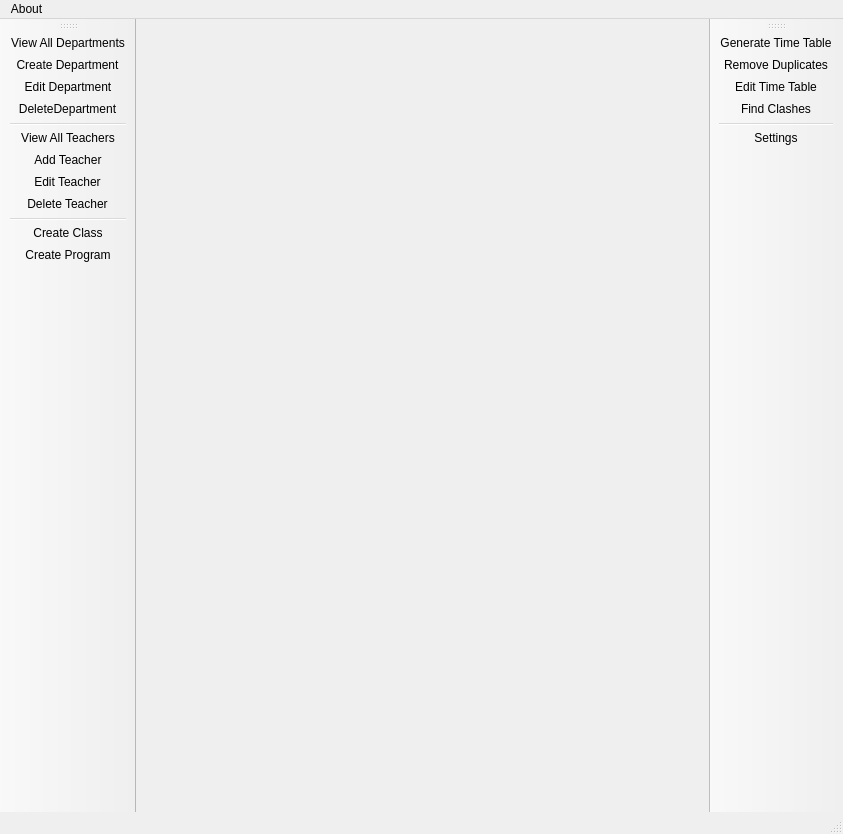
<?xml version="1.0" encoding="UTF-8"?>
<ui version="4.0">
 <class>mainMenu</class>
 <widget class="QMainWindow" name="mainMenu">
  <property name="geometry">
   <rect>
    <x>0</x>
    <y>0</y>
    <width>843</width>
    <height>834</height>
   </rect>
  </property>
  <property name="windowTitle">
   <string>Smart Time Scheduler</string>
  </property>
  <widget class="QWidget" name="centralwidget"/>
  <widget class="QMenuBar" name="menubar">
   <property name="geometry">
    <rect>
     <x>0</x>
     <y>0</y>
     <width>843</width>
     <height>21</height>
    </rect>
   </property>
   <widget class="QMenu" name="menuAbout">
    <property name="title">
     <string>About</string>
    </property>
   </widget>
   <addaction name="menuAbout"/>
  </widget>
  <widget class="QStatusBar" name="statusbar"/>
  <widget class="QToolBar" name="timeToolBar">
   <property name="enabled">
    <bool>true</bool>
   </property>
   <property name="windowTitle">
    <string>toolBar</string>
   </property>
   <property name="movable">
    <bool>true</bool>
   </property>
   <property name="orientation">
    <enum>Qt::Vertical</enum>
   </property>
   <property name="iconSize">
    <size>
     <width>60</width>
     <height>60</height>
    </size>
   </property>
   <property name="toolButtonStyle">
    <enum>Qt::ToolButtonIconOnly</enum>
   </property>
   <attribute name="toolBarArea">
    <enum>RightToolBarArea</enum>
   </attribute>
   <attribute name="toolBarBreak">
    <bool>false</bool>
   </attribute>
   <addaction name="actionGenerateTimeTable"/>
   <addaction name="actionRemoveDuplicates"/>
   <addaction name="actionEditTimeTable"/>
   <addaction name="actionFindClashes"/>
   <addaction name="separator"/>
   <addaction name="actionSettings"/>
  </widget>
  <widget class="QToolBar" name="departmentToolBar">
   <property name="windowTitle">
    <string>toolBar</string>
   </property>
   <property name="movable">
    <bool>true</bool>
   </property>
   <property name="iconSize">
    <size>
     <width>70</width>
     <height>70</height>
    </size>
   </property>
   <property name="toolButtonStyle">
    <enum>Qt::ToolButtonIconOnly</enum>
   </property>
   <attribute name="toolBarArea">
    <enum>LeftToolBarArea</enum>
   </attribute>
   <attribute name="toolBarBreak">
    <bool>false</bool>
   </attribute>
   <addaction name="actionViewAllDepartments"/>
   <addaction name="actionCreateDepartment"/>
   <addaction name="actionEditDepartment"/>
   <addaction name="actionDeleteDepartment"/>
   <addaction name="separator"/>
   <addaction name="actionViewAllTeachers"/>
   <addaction name="actionAddTeacher"/>
   <addaction name="actionEditTeacher"/>
   <addaction name="actionDeleteTeacher"/>
   <addaction name="separator"/>
   <addaction name="actionCreateClass"/>
   <addaction name="actionCreateProgram"/>
  </widget>
  <action name="actionGenerateTimeTable">
   <property name="icon">
    <iconset resource="Icons.qrc">
     <normaloff>:/TimeTable/icons/generate.svg</normaloff>:/TimeTable/icons/generate.svg</iconset>
   </property>
   <property name="text">
    <string>Generate Time Table</string>
   </property>
   <property name="toolTip">
    <string>Generates Time Table</string>
   </property>
  </action>
  <action name="actionRemoveDuplicates">
   <property name="icon">
    <iconset resource="Icons.qrc">
     <normaloff>:/TimeTable/icons/duplicate.svg</normaloff>:/TimeTable/icons/duplicate.svg</iconset>
   </property>
   <property name="text">
    <string>Remove Duplicates</string>
   </property>
   <property name="toolTip">
    <string>Removes Duplicate Periods of a Day</string>
   </property>
  </action>
  <action name="actionEditTimeTable">
   <property name="icon">
    <iconset resource="Icons.qrc">
     <normaloff>:/TimeTable/icons/edit.svg</normaloff>:/TimeTable/icons/edit.svg</iconset>
   </property>
   <property name="text">
    <string>Edit Time Table</string>
   </property>
   <property name="toolTip">
    <string>Edit Time Table</string>
   </property>
  </action>
  <action name="actionFindClashes">
   <property name="icon">
    <iconset resource="Icons.qrc">
     <normaloff>:/TimeTable/icons/clashes.svg</normaloff>:/TimeTable/icons/clashes.svg</iconset>
   </property>
   <property name="text">
    <string>Find Clashes</string>
   </property>
   <property name="toolTip">
    <string>Finds Clashes in Time Table</string>
   </property>
  </action>
  <action name="actionCreateDepartment">
   <property name="icon">
    <iconset resource="Icons.qrc">
     <normaloff>:/TimeTable/icons/add_department.png</normaloff>:/TimeTable/icons/add_department.png</iconset>
   </property>
   <property name="text">
    <string>Create Department</string>
   </property>
   <property name="toolTip">
    <string>Create New Department</string>
   </property>
  </action>
  <action name="actionDeleteDepartment">
   <property name="icon">
    <iconset resource="Icons.qrc">
     <normaloff>:/TimeTable/icons/delete_department.png</normaloff>:/TimeTable/icons/delete_department.png</iconset>
   </property>
   <property name="text">
    <string>DeleteDepartment</string>
   </property>
   <property name="toolTip">
    <string>Deletes a Department</string>
   </property>
  </action>
  <action name="actionSettings">
   <property name="icon">
    <iconset resource="Icons.qrc">
     <normaloff>:/TimeTable/icons/settings.svg</normaloff>:/TimeTable/icons/settings.svg</iconset>
   </property>
   <property name="text">
    <string>Settings</string>
   </property>
   <property name="toolTip">
    <string>Settings</string>
   </property>
  </action>
  <action name="actionViewAllDepartments">
   <property name="icon">
    <iconset resource="Icons.qrc">
     <normaloff>:/TimeTable/icons/departments.svg</normaloff>:/TimeTable/icons/departments.svg</iconset>
   </property>
   <property name="text">
    <string>View All Departments</string>
   </property>
   <property name="toolTip">
    <string>Lists all departments</string>
   </property>
  </action>
  <action name="actionViewAllTeachers">
   <property name="icon">
    <iconset resource="Icons.qrc">
     <normaloff>:/TimeTable/icons/teacher.svg</normaloff>:/TimeTable/icons/teacher.svg</iconset>
   </property>
   <property name="text">
    <string>View All Teachers</string>
   </property>
   <property name="toolTip">
    <string>View All Teachers</string>
   </property>
  </action>
  <action name="actionAddTeacher">
   <property name="icon">
    <iconset resource="Icons.qrc">
     <normaloff>:/TimeTable/icons/add_teacher.png</normaloff>:/TimeTable/icons/add_teacher.png</iconset>
   </property>
   <property name="text">
    <string>Add Teacher</string>
   </property>
   <property name="toolTip">
    <string>Add a new Teacher</string>
   </property>
  </action>
  <action name="actionDeleteTeacher">
   <property name="icon">
    <iconset resource="Icons.qrc">
     <normaloff>:/TimeTable/icons/delete_teacher.png</normaloff>:/TimeTable/icons/delete_teacher.png</iconset>
   </property>
   <property name="text">
    <string>Delete Teacher</string>
   </property>
   <property name="toolTip">
    <string>Delete an existing Teacher</string>
   </property>
  </action>
  <action name="actionEditDepartment">
   <property name="icon">
    <iconset resource="Icons.qrc">
     <normaloff>:/TimeTable/icons/edit_department.png</normaloff>:/TimeTable/icons/edit_department.png</iconset>
   </property>
   <property name="text">
    <string>Edit Department</string>
   </property>
   <property name="toolTip">
    <string>Edit a Department</string>
   </property>
  </action>
  <action name="actionEditTeacher">
   <property name="icon">
    <iconset resource="Icons.qrc">
     <normaloff>:/TimeTable/icons/edit_teacher.png</normaloff>:/TimeTable/icons/edit_teacher.png</iconset>
   </property>
   <property name="text">
    <string>Edit Teacher</string>
   </property>
   <property name="toolTip">
    <string>Edit a existing Teacher</string>
   </property>
  </action>
  <action name="actionCreateClass">
   <property name="icon">
    <iconset resource="Icons.qrc">
     <normaloff>:/TimeTable/icons/class.svg</normaloff>:/TimeTable/icons/class.svg</iconset>
   </property>
   <property name="text">
    <string>Create Class</string>
   </property>
   <property name="toolTip">
    <string>Create a new class</string>
   </property>
  </action>
  <action name="actionCreateProgram">
   <property name="icon">
    <iconset resource="Icons.qrc">
     <normaloff>:/TimeTable/icons/program.svg</normaloff>:/TimeTable/icons/program.svg</iconset>
   </property>
   <property name="text">
    <string>Create Program</string>
   </property>
   <property name="toolTip">
    <string>Create a new Degree Program</string>
   </property>
  </action>
 </widget>
 <resources>
  <include location="Icons.qrc"/>
 </resources>
 <connections/>
</ui>
